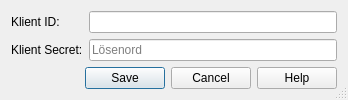
<?xml version="1.0" encoding="UTF-8"?>
<ui version="4.0">
 <class>Dialog</class>
 <widget class="QDialog" name="Dialog">
  <property name="geometry">
   <rect>
    <x>0</x>
    <y>0</y>
    <width>348</width>
    <height>100</height>
   </rect>
  </property>
  <property name="windowTitle">
   <string>Ange åtkomstnycklar</string>
  </property>
  <property name="sizeGripEnabled">
   <bool>true</bool>
  </property>
  <property name="modal">
   <bool>true</bool>
  </property>
  <layout class="QVBoxLayout" name="verticalLayout">
   <item>
    <layout class="QGridLayout" name="gridLayout">
     <item row="0" column="0">
      <widget class="QLabel" name="label">
       <property name="text">
        <string>Klient ID:</string>
       </property>
      </widget>
     </item>
     <item row="1" column="0">
      <widget class="QLabel" name="label_2">
       <property name="text">
        <string>Klient Secret:</string>
       </property>
      </widget>
     </item>
     <item row="0" column="1">
      <widget class="QLineEdit" name="line_edit_client_id"/>
     </item>
     <item row="1" column="1">
      <widget class="QgsPasswordLineEdit" name="line_edit_client_secret">
       <property name="inputMask">
        <string/>
       </property>
       <property name="text">
        <string/>
       </property>
       <property name="maxLength">
        <number>32769</number>
       </property>
       <property name="echoMode">
        <enum>QLineEdit::NoEcho</enum>
       </property>
       <property name="placeholderText">
        <string>Lösenord</string>
       </property>
       <property name="showLockIcon">
        <bool>false</bool>
       </property>
      </widget>
     </item>
     <item row="2" column="0" colspan="2">
      <widget class="QDialogButtonBox" name="button_box">
       <property name="inputMethodHints">
        <set>Qt::ImhNone</set>
       </property>
       <property name="orientation">
        <enum>Qt::Horizontal</enum>
       </property>
       <property name="standardButtons">
        <set>QDialogButtonBox::Cancel|QDialogButtonBox::Help|QDialogButtonBox::Save</set>
       </property>
      </widget>
     </item>
    </layout>
   </item>
  </layout>
 </widget>
 <customwidgets>
  <customwidget>
   <class>QgsPasswordLineEdit</class>
   <extends>QLineEdit</extends>
   <header>qgspasswordlineedit.h</header>
  </customwidget>
 </customwidgets>
 <resources/>
 <connections>
  <connection>
   <sender>button_box</sender>
   <signal>accepted()</signal>
   <receiver>Dialog</receiver>
   <slot>accept()</slot>
   <hints>
    <hint type="sourcelabel">
     <x>248</x>
     <y>254</y>
    </hint>
    <hint type="destinationlabel">
     <x>157</x>
     <y>274</y>
    </hint>
   </hints>
  </connection>
  <connection>
   <sender>button_box</sender>
   <signal>rejected()</signal>
   <receiver>Dialog</receiver>
   <slot>reject()</slot>
   <hints>
    <hint type="sourcelabel">
     <x>316</x>
     <y>260</y>
    </hint>
    <hint type="destinationlabel">
     <x>286</x>
     <y>274</y>
    </hint>
   </hints>
  </connection>
 </connections>
</ui>
